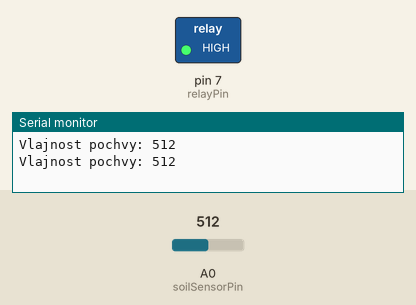
Simulated run of this sketch. Board: Arduino Uno, built with avr-gcc and run on an emulated ATmega328P. On the bench: switched loads named in the sketch (green lamp = pin HIGH), the last lines printed to the serial monitor. The test bench sets the inputs (shaded band); at power-on: A0 (soilSensorPin) = 512.

Above: at 10.8 s.
10.9 s: A0 (soilSensorPin) set to 408
21.2 s: A0 (soilSensorPin) set to 391
At 30.8 s:
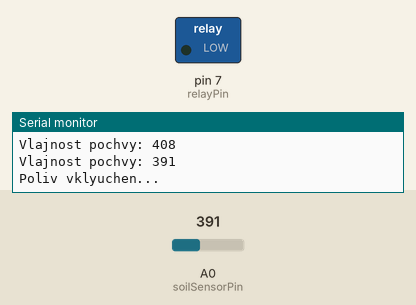
35.2 s: A0 (soilSensorPin) set to 410
At 35.7 s:
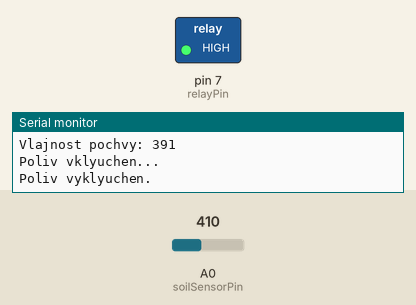
45.2 s: A0 (soilSensorPin) set to 390
At 55.8 s:
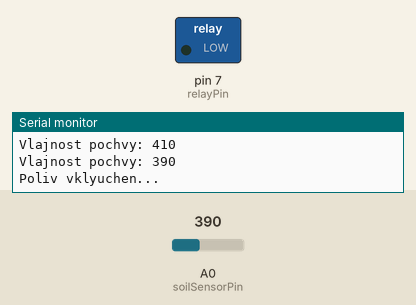
Timing chart, 0 to 57.3 s (numbered marks = the images above; inputs shaded):
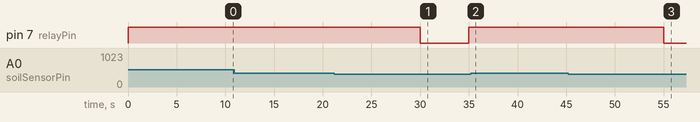

The sketch:

13.ino
```cpp
const int soilSensorPin = A0;
const int relayPin = 7;
const int threshold = 400; // Porog vlajnosti dlya vklyucheniya nasosa

void setup() {
  Serial.begin(9600);
  pinMode(relayPin, OUTPUT);
  digitalWrite(relayPin, HIGH); // VyKlyucheno dlya rele s nizkim urovnem srabatyvaniya (Low-level trigger)
}

void loop() {
  int soilValue = analogRead(soilSensorPin);
  Serial.print("Vlajnost pochvy: ");
  Serial.println(soilValue);

  if (soilValue < threshold) {
    // Pochva suhaya, vklyuchaem nasos
    digitalWrite(relayPin, LOW);
    Serial.println("Poliv vklyuchen...");
    delay(5000); // Poliv 5 sekund
    digitalWrite(relayPin, HIGH);
    Serial.println("Poliv vyklyuchen.");
  }

  delay(10000); // Proverka kazhdye 10 sekund
}
```

Measured:
- the behaviour switches between 400 and 399 on A0 (soilSensorPin) (found by bisection; images 0 and 1)
- after the input at 21.2 s, pin 7 (relayPin): HIGH → LOW after 8.8 s, → HIGH 5.0 s later
- after the input at 35.2 s, pin 7 (relayPin): stays HIGH (without the input it goes to LOW after 9.8 s)
- after the input at 45.2 s, pin 7 (relayPin): HIGH → LOW after 9.8 s
